Frame 1 (no input): blank canvas, image omitted
Frame 60 (the mouse pressed at the canvas centre just before this capture): blank canvas, image omitted
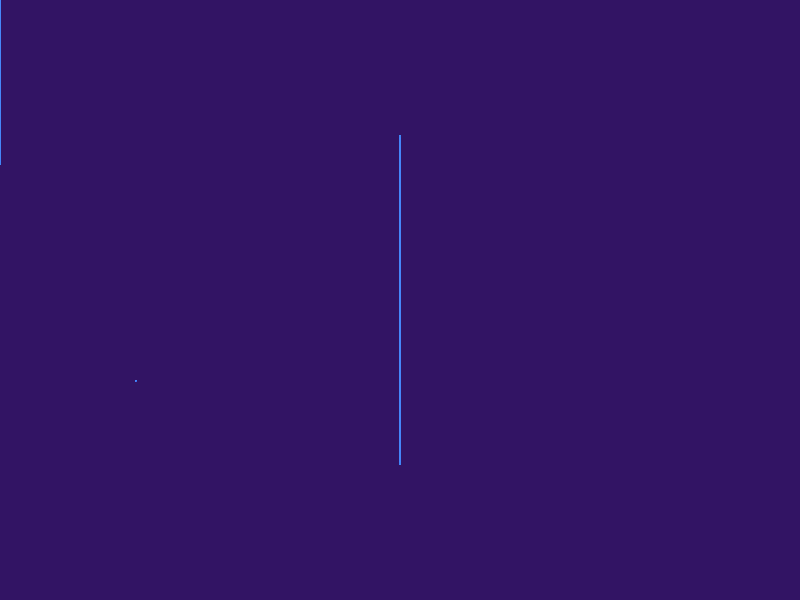
Frame 120 (the mouse held since frame 60 and released just before this capture)

The Processing sketch whose frames 1 and 60 were blank and that drew this single picture after the mouse press (run headless with seeded random() and noise(); from frame 60 on, the mouse is pressed at the canvas centre):

// Processing sketch: processing_139550
// ── processing_139550.pde

// amanda chung
   
int numPoints = 25000;

int[] x;
int[] y;

int circ = 0;
int sqr = 30;
float c;
float c1;
float c2;

void setup() {
 
  size(800,600);
  x = new int[numPoints];
  y = new int[numPoints];  
  
}

void draw() {

  smooth();

  background(50,20,100);
  noStroke();
  c= random(100,255);
  c1 = random(0,180);
  c2= random(0,800);
  fill(c1,c,250);
  
  if ( mousePressed ) {
    x[circ] = mouseX;
    y[circ] = mouseY;
    circ = circ+ 100;
    sqr = sqr+ 5;
    if ( circ >= numPoints ) {
      circ = 140;
    }
    if ( sqr >= numPoints ) {
      sqr = 10;
    }
  }

  
  int i = 100; 
  while ( i <= circ ) {
    ellipse( c, c2, 1,1 );
    ellipse( x[i], y[i], 2,sqr );
    i = i + 20;
    
    
  }
}
